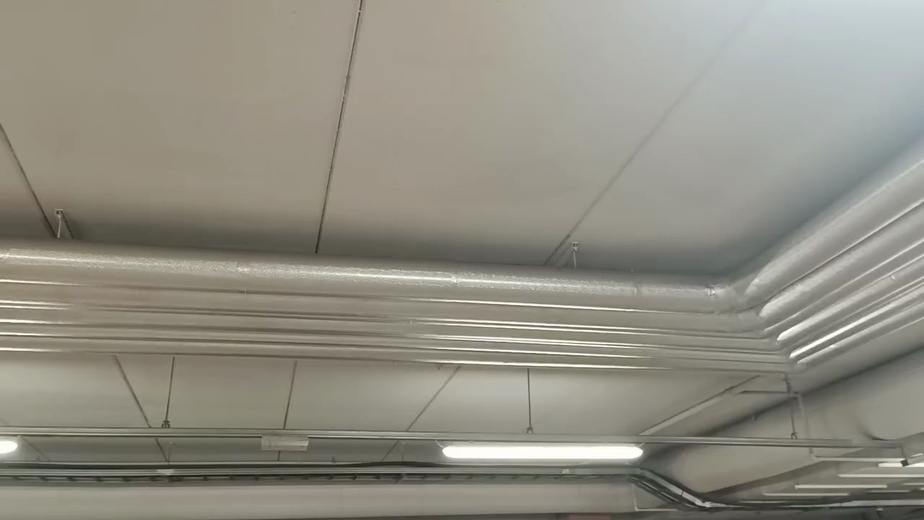
#> input picture output/frames/frame_00000.jpg, 924 x 520 px, shrunk from 1280 x 720 before the run
$ python track_motion.py
#> lines starting #> are read from the running program, lines starting #| are printed output that depends on the picture
import cv2
import numpy as np
from pathlib import Path
import matplotlib.pyplot as plt

def estimate_camera_motion(frames_dir, output_dir=None):
    """
    Estimate camera motion trajectory using optical flow

    Returns:
        trajectory: Nx2 array, each row is (x, y) coordinate
    """
#> called with frames_dir = 'output/frames', output_dir = 'output/trajectory'
    frames_dir = Path(frames_dir)
    frame_paths = sorted(frames_dir.glob('frame_*.jpg'))

    if len(frame_paths) < 2:
        raise RuntimeError("Need at least 2 frames for motion tracking")

    print(f"\nStarting camera motion tracking ({len(frame_paths)} frames)...")

    # Read first frame
    prev_frame = cv2.imread(str(frame_paths[0]))
#> prev_frame is the input picture: shape (520, 924, 3); mean B, G, R 131, 142.4, 144.9
    prev_gray = cv2.cvtColor(prev_frame, cv2.COLOR_BGR2GRAY)

    # Trajectory (cumulative displacement)
    trajectory = [(0.0, 0.0)]

    # Feature detection parameters
    feature_params = dict(
        maxCorners=200,
        qualityLevel=0.3,
        minDistance=7,
        blockSize=7
    )

    # Optical flow parameters
    lk_params = dict(
        winSize=(21, 21),
        maxLevel=3,
        criteria=(cv2.TERM_CRITERIA_EPS | cv2.TERM_CRITERIA_COUNT, 30, 0.01)
    )

    for i in range(1, len(frame_paths)):
        curr_frame = cv2.imread(str(frame_paths[i]))
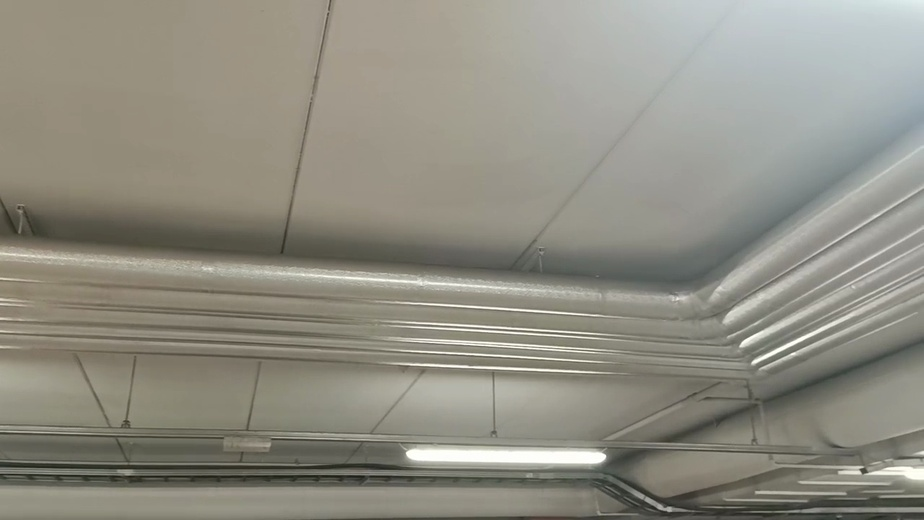
#> input picture output/frames/frame_00001.jpg, 924 x 520 px, shrunk from 1280 x 720 before the run
#> curr_frame is the input picture: shape (520, 924, 3); mean B, G, R 130.5, 141.8, 143.7
        curr_gray = cv2.cvtColor(curr_frame, cv2.COLOR_BGR2GRAY)

        # Detect feature points
        p0 = cv2.goodFeaturesToTrack(prev_gray, mask=None, **feature_params)
#> p0 = [[903, 463], [640, 451], [444, 449]]

        if p0 is not None and len(p0) > 10:
            # Calculate optical flow
            p1, st, err = cv2.calcOpticalFlowPyrLK(prev_gray, curr_gray, p0, None, **lk_params)

            # Filter good points
            if p1 is not None and st is not None:
                good_old = p0[st == 1]
                good_new = p1[st == 1]

                if len(good_old) > 10:
                    # Calculate median displacement (more robust than mean)
                    dx = np.median(good_new[:, 0] - good_old[:, 0])
                    dy = np.median(good_new[:, 1] - good_old[:, 1])

                    # Accumulate trajectory
                    last_x, last_y = trajectory[-1]
                    trajectory.append((last_x + dx, last_y + dy))
                else:
                    trajectory.append(trajectory[-1])
            else:
                trajectory.append(trajectory[-1])
        else:
            trajectory.append(trajectory[-1])

        prev_gray = curr_gray

        if (i + 1) % 10 == 0:
            print(f"  Progress: {i+1}/{len(frame_paths)} ({(i+1)/len(frame_paths)*100:.1f}%)")

    trajectory = np.array(trajectory)

    print(f"\n✓ Trajectory tracking completed:")
    print(f"  Trajectory points: {len(trajectory)}")
    print(f"  Total displacement: {np.linalg.norm(trajectory[-1] - trajectory[0]):.1f} pixels")

    # Visualize trajectory
    if output_dir:
        output_dir = Path(output_dir)
        output_dir.mkdir(parents=True, exist_ok=True)

        plt.figure(figsize=(10, 8))
        plt.plot(trajectory[:, 0], trajectory[:, 1], 'b-', linewidth=2, label='Camera Path')
        plt.plot(trajectory[0, 0], trajectory[0, 1], 'go', markersize=15, label='Start')
        plt.plot(trajectory[-1, 0], trajectory[-1, 1], 'ro', markersize=15, label='End')

        # Mark every 10th frame
        for i in range(0, len(trajectory), 10):
            plt.plot(trajectory[i, 0], trajectory[i, 1], 'ko', markersize=3)

        plt.xlabel('X displacement (pixels)')
        plt.ylabel('Y displacement (pixels)')
        plt.title('Camera Trajectory')
        plt.legend()
        plt.grid(True, alpha=0.3)
        plt.axis('equal')

        traj_path = output_dir / 'trajectory.png'
        plt.savefig(traj_path, dpi=150, bbox_inches='tight')
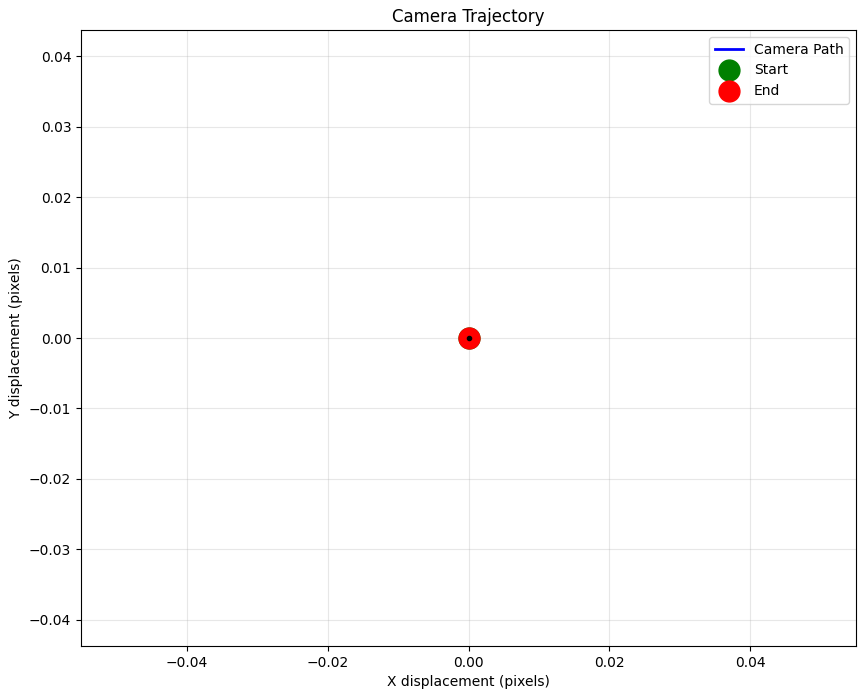
#> figure drawn by matplotlib, 1 panel
        print(f"  Trajectory plot: {traj_path}")

        # Save data
        np.save(output_dir / 'trajectory.npy', trajectory)

    return trajectory


if __name__ == "__main__":
    trajectory = estimate_camera_motion('output/frames', 'output/trajectory')
